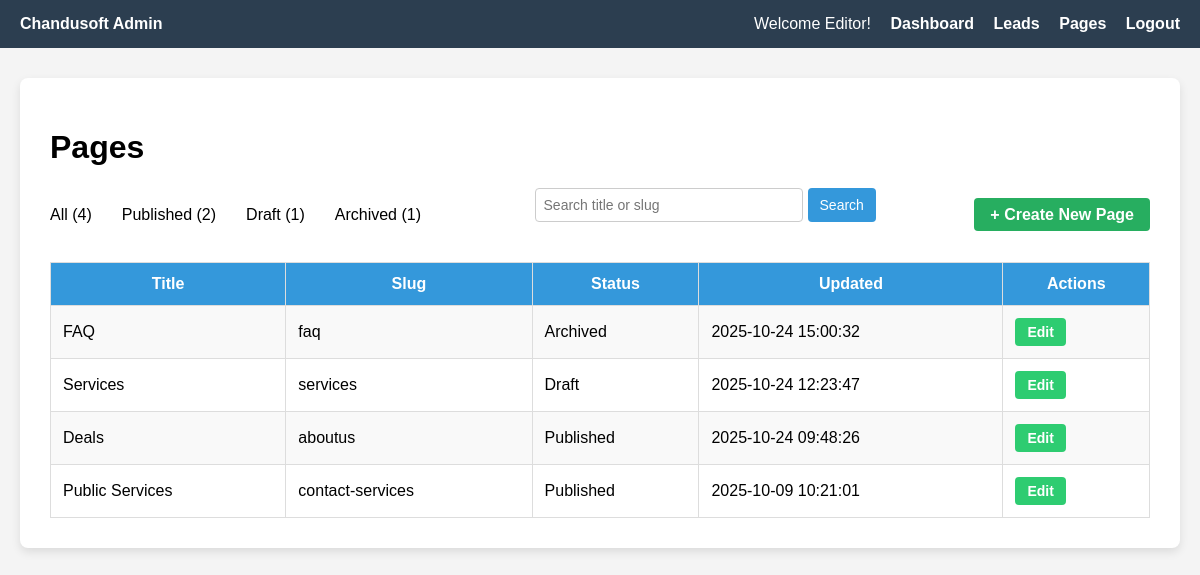
Screenshot of /admin/pages.php (signed in) with the database file from the repository.
### tables this page shows
CREATE TABLE `pages` (
  `id` int NOT NULL AUTO_INCREMENT,
  `title` varchar(255) NOT NULL,
  `slug` varchar(255) NOT NULL,
  `status` enum('draft','published','archived') DEFAULT 'draft',
  `updated_at` datetime DEFAULT CURRENT_TIMESTAMP ON UPDATE CURRENT_TIMESTAMP,
  `content_html` text,
  PRIMARY KEY (`id`),
  UNIQUE KEY `slug` (`slug`)
);

### admin/pages.php (the view, shortened to what this page needs)
<?php
$user = $_SESSION['user'];
$role = htmlspecialchars(ucfirst($user['role'] ?? 'Editor'));
$conn = new mysqli('localhost', 'root', '', 'chandusoft');
$publishedCount = $conn->query("SELECT COUNT(*) as count FROM pages WHERE status = 'published'")->fetch_assoc()['count'];
$draftCount = $conn->query("SELECT COUNT(*) as count FROM pages WHERE status = 'draft'")->fetch_assoc()['count'];
$archivedCount = $conn->query("SELECT COUNT(*) as count FROM pages WHERE status = 'archived'")->fetch_assoc()['count'];
$allCount = $conn->query("SELECT COUNT(*) as count FROM pages")->fetch_assoc()['count'];
$search = $_GET['search'] ?? '';
$search = trim($search);
$whereClause = '';
if ($search !== '') {
    $stmt = $conn->prepare("SELECT * FROM pages $whereClause AND (title LIKE ? OR slug LIKE ?) ORDER BY updated_at DESC");
    $likeSearch = "%$search%";
    $stmt->bind_param("ss", $likeSearch, $likeSearch);
    $stmt->execute();
    $pages = $stmt->get_result();
    $stmt->close();
} else {
    $pages = $conn->query("SELECT * FROM pages $whereClause ORDER BY updated_at DESC");
}
?>
<!DOCTYPE html>
<html>
<head>
</head>
<body>
<div class="navbar">
    <div><strong>Chandusoft Admin</strong></div>
    <div class="links">
        Welcome <?= $role ?>!
        <a href="../app/dashboard.php">Dashboard</a>
        <a href="../admin/admin-leads.php">Leads</a>
        <a href="../admin/pages.php">Pages</a>
        <a href="../admin/logout.php">Logout</a>
    </div>
</div>
<div class="container">
    <h1>Pages</h1>
    <div class="top-bar" style="display:flex; justify-content: space-between; align-items: center; margin-bottom: 20px;">
        <div class="filters" style="gap: 15px; display: flex;">
            <a href="pages.php">All (<?= $allCount ?>)</a>
            <a href="pages.php?status=published">Published (<?= $publishedCount ?>)</a>
            <a href="pages.php?status=draft">Draft (<?= $draftCount ?>)</a>
            <a href="pages.php?status=archived">Archived (<?= $archivedCount ?>)</a>
        </div>
        <form method="get" class="search-form" style="display:flex; gap: 5px;">
            <input type="text" name="search" placeholder="Search title or slug" value="<?= htmlspecialchars($search) ?>">
            <input type="submit" value="Search">
        </form>
        <div>
            <a class="create-btn" href="create.php">
                + Create New Page
            </a>
        </div>
    </div>
    <table>
        <tr>
            <th>Title</th>
            <th>Slug</th>
            <th>Status</th>
            <th>Updated</th>
            <th>Actions</th>
        </tr>
        <?php while ($page = $pages->fetch_assoc()): ?>
<tr>
    <td><?= htmlspecialchars($page['title']) ?></td>
    <td><?= htmlspecialchars($page['slug']) ?></td>
    <td><?= ucfirst($page['status']) ?></td>
    <td><?= htmlspecialchars($page['updated_at']) ?></td>
    <td class="actions">
        <a href="edit.php?id=<?= $page['id'] ?>" class="btn btn-edit">Edit</a>
    </td>
</tr>
<?php endwhile; ?>

### admin/pages.php (style rules this page uses)
body { font-family: Arial, sans-serif; background: #f4f4f4; margin: 0; padding: 0; }
.navbar { background-color: #2c3e50; color: white; padding: 15px 20px; display: flex; justify-content: space-between; align-items: center; }
.navbar .links a { color: white; text-decoration: none; margin-left: 15px; font-weight: bold; }
.container { max-width: 1100px; margin: 30px auto; background: #fff; padding: 30px; border-radius: 8px; box-shadow: 0 4px 10px rgba(0,0,0,0.1); }
.top-bar { display: flex; justify-content: space-between; align-items: center; margin-bottom: 20px; }
.top-bar .filters a { margin-right: 15px; text-decoration: none; color: #000000ff; }
.filters a { color: black; text-decoration: none; transition: text-decoration 0.3s ease, color 0.3s ease; }
.top-bar input[type="text"] { padding: 8px; width: 200px; border: 1px solid #ccc; border-radius: 4px; }
.top-bar .create-btn { background-color: #27ae60; color: white; padding: 8px 16px; text-decoration: none; border-radius: 4px; font-weight: bold; }
.search-form { margin-bottom: 20px; }
.search-form input[type="text"] { padding: 8px; font-size: 14px; border: 1px solid #ccc; border-radius: 4px; width: 250px; }
.search-form input[type="submit"] { padding: 8px 12px; font-size: 14px; border: none; background-color: #3498db; color: white; border-radius: 4px; cursor: pointer; }
table { border-collapse: collapse; width: 100%; }
th, td { border: 1px solid #ddd; padding: 12px; }
th { background-color: #3498db; color: white; }
tr:nth-child(even) { background: #f9f9f9; }
.actions a { margin-right: 10px; text-decoration: none; padding: 5px 10px; border-radius: 4px; font-weight: bold; }
.actions .btn { display: inline-block; padding: 6px 12px; margin-right: 6px; font-size: 14px; font-weight: bold; text-decoration: none; border-radius: 4px; color: white; }
.btn-edit { background-color: #2ecc71; }

### rows the page displays
pages: title "FAQ", slug "faq", status "Archived", updated_at "2025-10-24 15:00:32"
pages: title "Services", slug "services", status "Draft", updated_at "2025-10-24 12:23:47"
pages: title "Deals", slug "aboutus", status "Published", updated_at "2025-10-24 09:48:26"
pages: title "Public Services", slug "contact-services", status "Published", updated_at "2025-10-09 10:21:01"

### other values shown
$role "Editor"
$allCount "4"
$publishedCount "2"
$draftCount "1"
$archivedCount "1"
